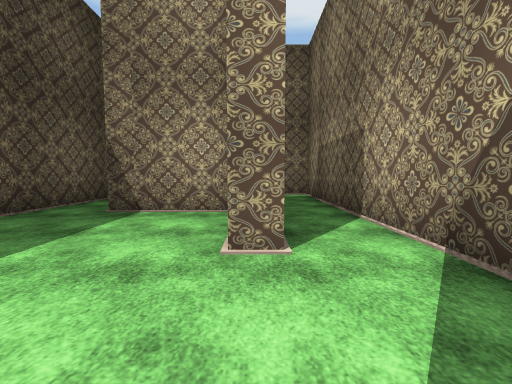
view 1 (above)

22 first-person views from a walk through a Unity game level. The camera is 1.4 m above the floor, tilts 4° down and sees 90° across. The floor is counted in squares, 2 m on a side. Each view is taken from the middle of a square. On the plan, view 1 faces up. The plan holds only what a view shows up to about 9 squares ahead; the rest is blank. The place goes on beyond the plan. The player character is not drawn. Some surface patterns are stand-ins.

view 2
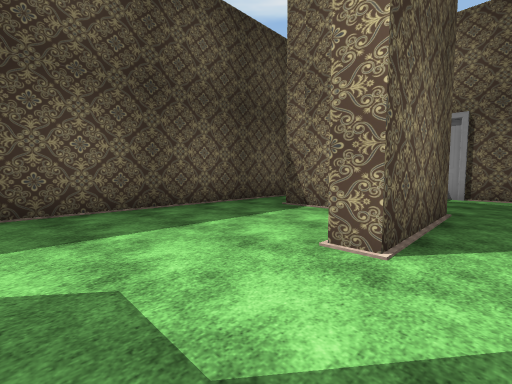

view 3
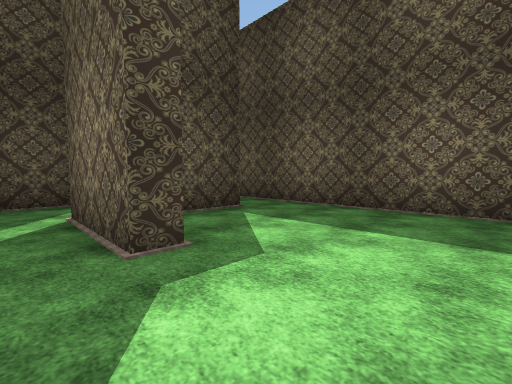

view 4
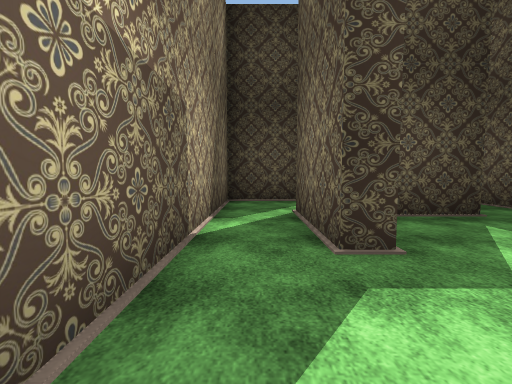

view 5
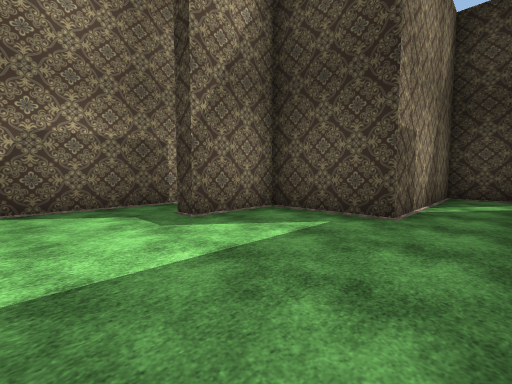

view 6
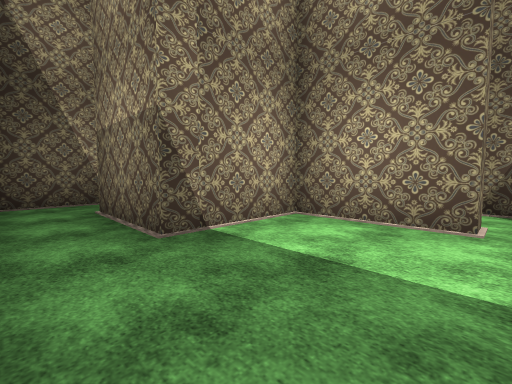

view 7
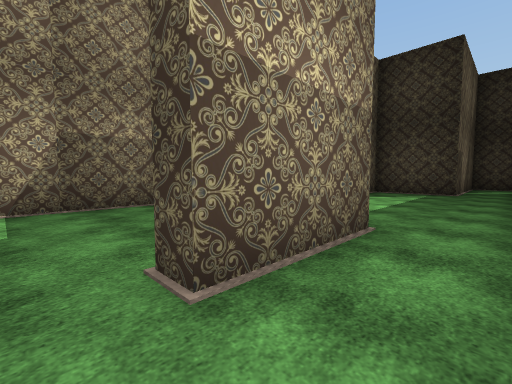

view 8
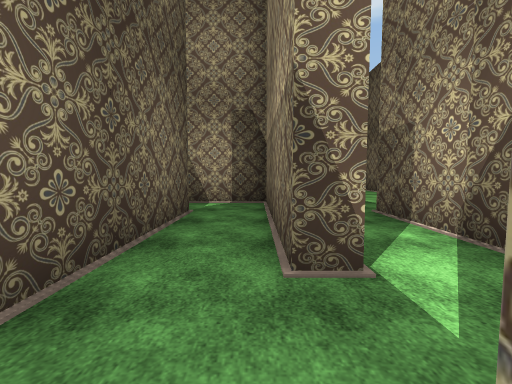

view 9
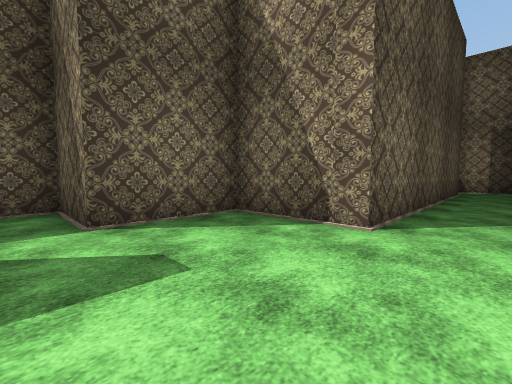

view 10
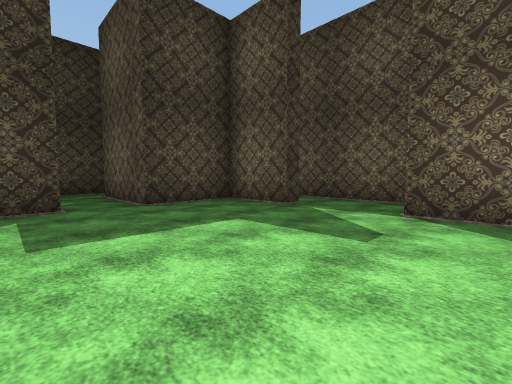

view 11
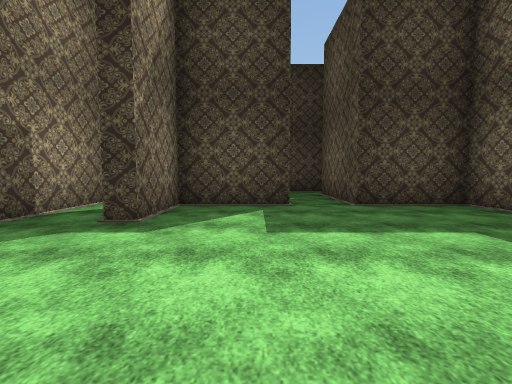

view 12
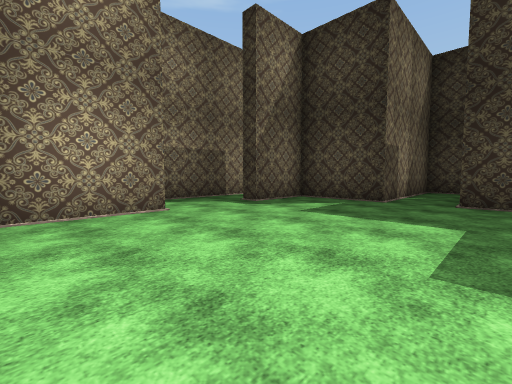

view 13
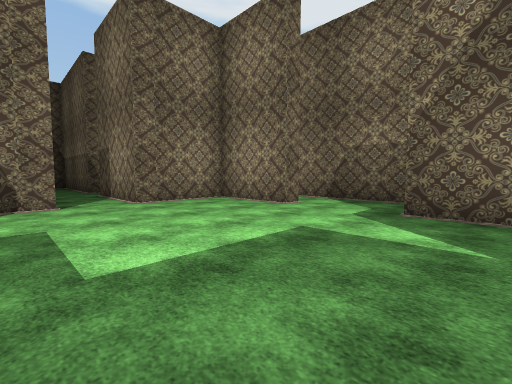

view 14
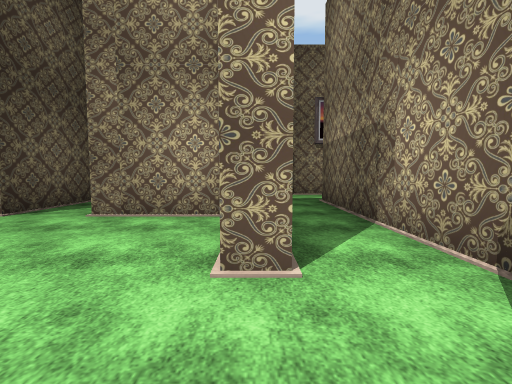

view 15
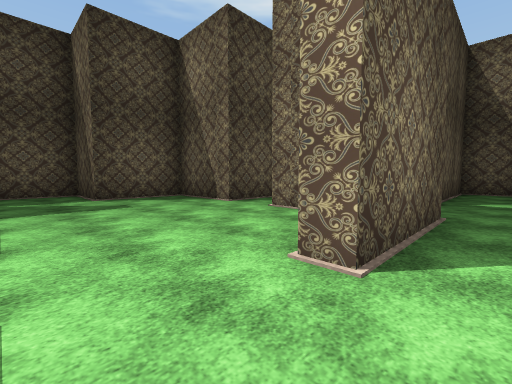

view 16
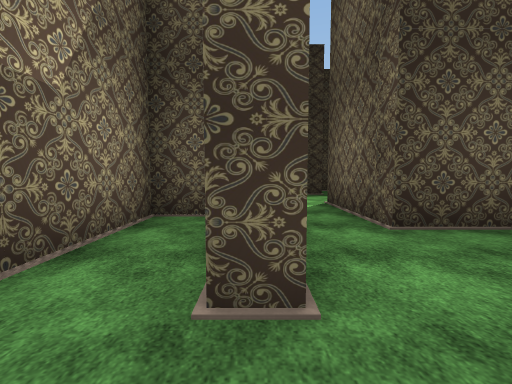

view 17
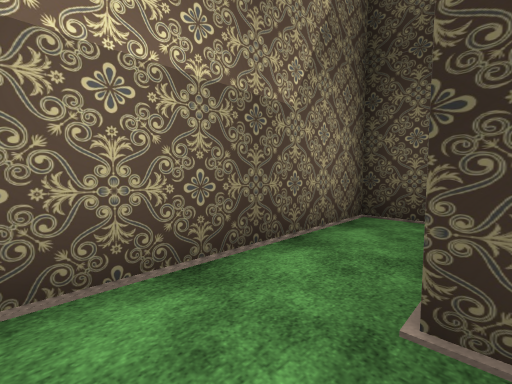

view 18
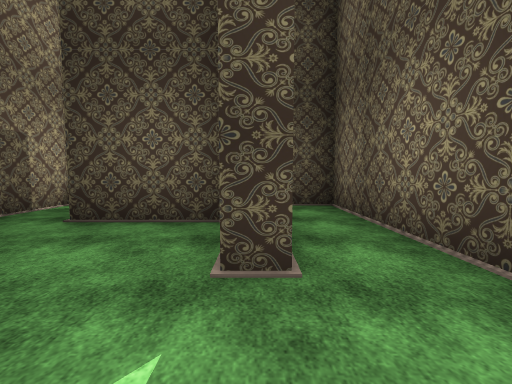

view 19
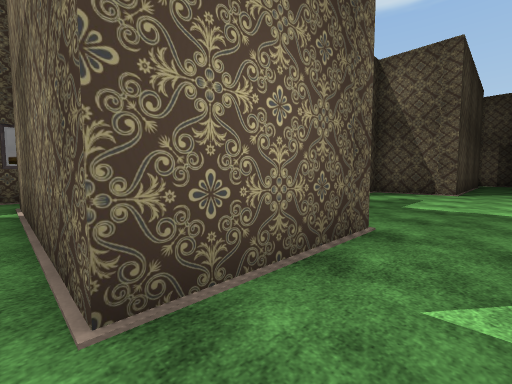

view 20
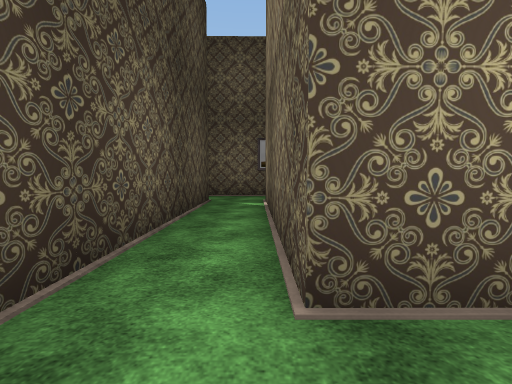

view 21
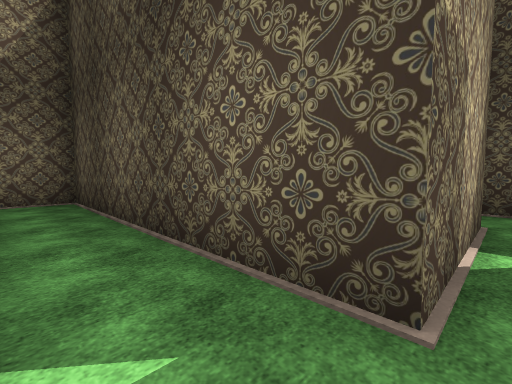

view 22
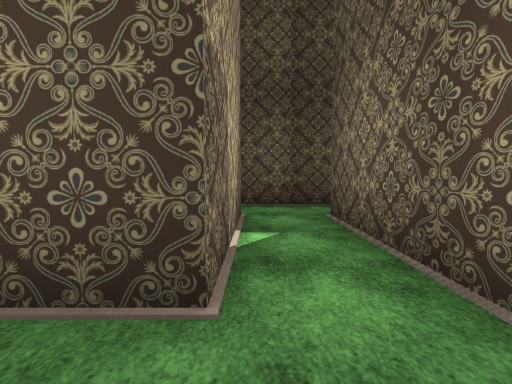

### Floor plan
Points are (right, up) in squares from view 1. A wall is a line through its corners. A room is listed if a view was taken in it or the views show most of it. See-through windows are left out.
Room 1 (views 1, 2, 3, 4, 5, 6, 7)
walls: (0.2, 2.2) (-0.2, 2.2) (-0.2, 4.7) (-2.7, 4.7) (-2.7, 7.3); (1.7, -0.5) (1.7, 2.5); (-4.3, 7.4) (-4.2, -4); (-2.4, 8.7) (-4.1, 8.7); (-4.1, -5.3) (-4.8, -5.3); (-4.1, -6.8) (-2.8, -6.8) (-2.8, -2.3) (-0.2, -2.3) (-0.2, -0.2) (0.2, -0.2)
ways out: opening at (-4, -6) to room 2; opening at (-2, 8) to room 7; opening at (1, 3) to room 7; opening at (1, -1.5) to room 8
Room 2 (views 8, 9, 10, 11, 12, 13, 18)
walls: (-2.3, -12.3) (-2.3, -9.7) (-4.8, -9.7) (-4.8, -6.6); (-9.3, -14.7) (-8.7, -14.7) (-8.7, -16.8) (-6.2, -16.7) (-6.2, -19.7); (-4.8, -5.3) (-4.8, -1.3); (-4.8, -19.4) (-4.8, -16.7) (-2.2, -16.7) (-2.2, -14.8); (-6.3, -2.3) (-6.2, -9.8) (-8.8, -9.8) (-8.7, -12.3); (-4.6, -0.7) (-6.7, -0.7)
ways out: opening at (-4, -6) to room 1; opening at (-2, -13.5) to room 3; opening at (-5, -19) to room 5; opening at (-9, -13.5) to room 9; opening at (-6, -1.5)
Room 3 (views 14, 15)
walls: (-3.4, -9.2) (-1.7, -9.2) (-1.7, -12.3) (-2.3, -12.3); (-2.2, -14.8) (-1.6, -14.8); (-0.2, -17.3) (-0.2, -7.2)
ways out: opening at (-2, -13.5) to room 2; opening at (0, -6.5) to room 4; opening at (-1, -5) to room 10
Room 4 (views 16, 17)
walls: (-0.2, -7.2) (0.4, -7.2); (0.7, -10.3) (1.7, -10.3) (1.7, -5.9); (0.4, -5.3) (-0.8, -5.3)
ways out: opening at (0, -6.5) to room 3
Room 5 (views 19, 20)
walls: (-6.2, -19.7) (-11.7, -19.8); (-11.8, -21.3) (-4.8, -21.2) (-4.8, -19.4)
ways out: opening at (-5, -19) to room 2; opening at (-11, -20) to room 6
Room 6 (views 21, 22)
walls: (-11.8, -24.4) (-11.8, -21.3); (-13.7, -25.8) (-11.6, -25.8); (-13.3, -19.6) (-13.3, -24.3)
ways out: opening at (-11, -20) to room 5; opening at (-13, -25); opening at (-12, -20)
Room 7 (no view inside)
walls: (0.2, 5.3) (0.2, 2.2); (-2.7, 7.3) (-2.1, 7.3); (1.7, 2.5) (1.7, 8.7) (-0.2, 8.7)
ways out: opening at (-2, 8) to room 1; opening at (1, 3) to room 1
Room 8 (no view inside)
walls: (-0.1, -4.7) (1.7, -4.7) (1.7, -0.5); (0.2, -0.2) (0.2, -2.7)
ways out: opening at (1, -1.5) to room 1; opening at (0, -3.5) to room 10
Room 9 (no view inside)
walls: (-8.7, -12.3) (-10.8, -12.3) (-10.8, -18.8) (-9.8, -18.8)
ways out: opening at (-9, -13.5) to room 2
Room 10 (no view inside)
walls: (-1, -2.7) (-2.2, -2.7) (-2.2, -6.1)
ways out: opening at (-1, -5) to room 3; opening at (0, -3.5) to room 8

Where each view was taken, in squares from view 1:
view 1: 0 up, 0 right, facing up
view 2: 0 up, 1 right, facing up-left
view 3: 2 up, 1 right, facing down-left
view 4: 2 up, 1 right, facing down
view 5: 2 up, 4 left, facing down-right
view 6: 2 up, 4 left, facing up-right
view 7: 8 up, 4 left, facing down-right
view 8: 7 down, 5 left, facing up
view 9: 13 down, 5 left, facing up-left
view 10: 11 down, 4 left, facing down-left
view 11: 11 down, 4 left, facing down
view 12: 10 down, 7 left, facing down-right
view 13: 16 down, 7 left, facing up-right
view 14: 14 down, 2 left, facing up
view 15: 14 down, 1 left, facing up-left
view 16: 6 down, 0 right, facing down
view 17: 6 down, 0 right, facing down-right
view 18: 13 down, 9 left, facing down
view 19: 20 down, 5 left, facing up-left
view 20: 20 down, 5 left, facing left
view 21: 20 down, 12 left, facing down-right
view 22: 20 down, 12 left, facing down
